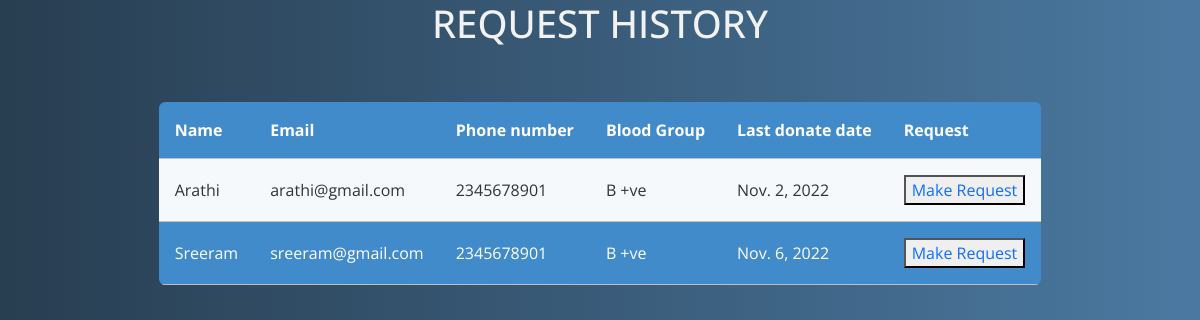
The app's page /donorlist with its own data.
### app22/models.py (models this page shows)
class Donor(models.Model):
    user=models.ForeignKey(User,on_delete=models.CASCADE)
    name=models.CharField(max_length=100)
    email=models.EmailField(max_length=100)
    phone_number=models.IntegerField()
    address=models.CharField(max_length=500)
    blood_group=models.CharField(max_length=500)
    profile_photo=models.ImageField(upload_to ='images/')
    status=models.CharField(max_length=10)
    last_donate_date=models.DateField(max_length=264,unique=True)
    role=models.CharField(max_length=20)

### app22/views.py (the view)
# urls.py: path('donorlist',views.donorlist,name='donorlist'),
def donorlist(request):
    data=Donor.objects.all()
    print(data)
    return render(request,'donorlist.html',{'data':data})

### app22/templates/donorlist.html (shortened to what this page needs)
<!doctype html>
<html lang="en">
  <head>
    <link href="https://cdn.jsdelivr.net/npm/bootstrap@5.0.2/dist/css/bootstrap.min.css" rel="stylesheet">
  </head>
  <body>
    <div class="container">
        <h1>REQUEST HISTORY</h1><br><br>
          <table class="rwd-table">
            <tbody>
              <tr>
                <th>Name</th>
                <th>Email</th>
                <th>Phone number</th>
                <th>Blood Group</th>
                <th>Last donate date</th>
                <th>Request</th>
              </tr>
              {% for i in data %}
              <tr>
                <td data-th="Supplier Code">
                  {{ i.name }}
                </td>
                <td data-th="Invoice Number">
                  {{ i.email }}
                </td>
                <td data-th="Invoice Date">
                  {{ i.phone_number }}
                </td>
                <td data-th="Due Date">
                  {{ i.blood_group }}
                </td>
                <td data-th="Net Amount">
                  {{ i.last_donate_date }}
                </td>
                <td data-th="Net Amount">
                  <button><a href="{% url 'requestedit' i.id %}">Make Request</a></button>
                </td>
              </tr>
            </tbody>
            {% endfor %}
          </table>
        </div>
  </body>
</html>

### app22/templates/donorlist.html (style rules this page uses)
* { font-family: 'Open Sans', sans-serif; }
.rwd-table { margin: auto; min-width: 300px; max-width: 100%; border-collapse: collapse; }
.rwd-table tr:first-child { border-top: none; background: #428bca; color: #fff; }
.rwd-table tr { border-top: 1px solid #ddd; border-bottom: 1px solid #ddd; background-color: #f5f9fc; }
.rwd-table th { display: none; }
.rwd-table td { display: block; }
.rwd-table td:first-child { margin-top: .5em; }
.rwd-table td:last-child { margin-bottom: .5em; }
.rwd-table td:before { content: attr(data-th) ": "; font-weight: bold; width: 120px; display: inline-block; color: #000; }
.rwd-table th, .rwd-table td { text-align: left; }
.rwd-table { color: #333; border-radius: .4em; overflow: hidden; }
.rwd-table tr { border-color: #bfbfbf; }
.rwd-table th, .rwd-table td { padding: .5em 1em; }
@media screen and (min-width: 600px) { .rwd-table td:before { display: none; } }
@media screen and (min-width: 600px) { .rwd-table th, .rwd-table td { display: table-cell; padding: .25em .5em; } }
@media screen and (min-width: 600px) { .rwd-table th:first-child, .rwd-table td:first-child { padding-left: 0; } }
@media screen and (min-width: 600px) { .rwd-table th:last-child, .rwd-table td:last-child { padding-right: 0; } }
@media screen and (min-width: 600px) { .rwd-table th, .rwd-table td { padding: 1em !important; } }
body { background: #4B79A1; background: -webkit-linear-gradient(to left, #4B79A1 , #283E51); background: linear-gradient(to left, #4B79A1 , #283E51); }
h1 { text-align: center; font-size: 2.4em; color: #f2f2f2; }
.container { display: block; text-align: center; }
a { text-decoration: none; }

### records on screen
Donor: name "Arathi", email "arathi@gmail.com", phone_number "2345678901", blood_group "B +ve", last_donate_date "Nov. 2, 2022"
Donor: name "Sreeram", email "sreeram@gmail.com", phone_number "2345678901", blood_group "B +ve", last_donate_date "Nov. 6, 2022"
